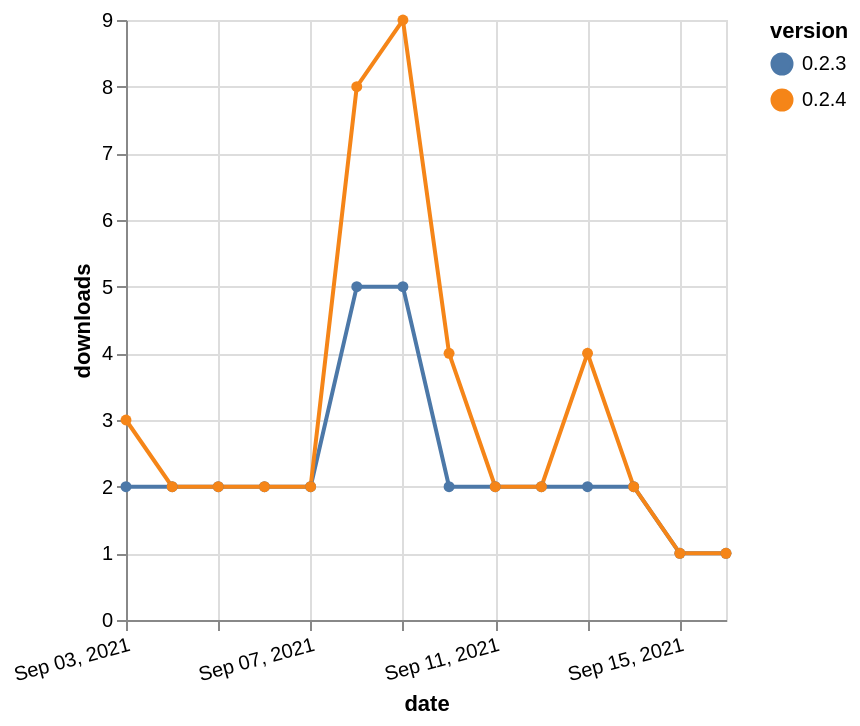

The Vega-Lite source for this figure:
### Vega-Lite specification from a JSON file in a GitHub repository (floating-point values rounded to 4 significant figures)
{"$schema": "https://vega.github.io/schema/vega-lite/v5.json", "description": "A simple bar chart with embedded data.", "data": {"values": [{"date": "2021-09-03", "total": 3288, "delta": 2, "version": "0.2.3"}, {"date": "2021-09-04", "total": 3290, "delta": 2, "version": "0.2.3"}, {"date": "2021-09-05", "total": 3292, "delta": 2, "version": "0.2.3"}, {"date": "2021-09-06", "total": 3294, "delta": 2, "version": "0.2.3"}, {"date": "2021-09-07", "total": 3296, "delta": 2, "version": "0.2.3"}, {"date": "2021-09-08", "total": 3301, "delta": 5, "version": "0.2.3"}, {"date": "2021-09-09", "total": 3306, "delta": 5, "version": "0.2.3"}, {"date": "2021-09-10", "total": 3308, "delta": 2, "version": "0.2.3"}, {"date": "2021-09-11", "total": 3310, "delta": 2, "version": "0.2.3"}, {"date": "2021-09-12", "total": 3312, "delta": 2, "version": "0.2.3"}, {"date": "2021-09-13", "total": 3314, "delta": 2, "version": "0.2.3"}, {"date": "2021-09-14", "total": 3316, "delta": 2, "version": "0.2.3"}, {"date": "2021-09-15", "total": 3317, "delta": 1, "version": "0.2.3"}, {"date": "2021-09-16", "total": 3318, "delta": 1, "version": "0.2.3"}, {"date": "2021-09-03", "total": 5355, "delta": 3, "version": "0.2.4"}, {"date": "2021-09-04", "total": 5357, "delta": 2, "version": "0.2.4"}, {"date": "2021-09-05", "total": 5359, "delta": 2, "version": "0.2.4"}, {"date": "2021-09-06", "total": 5361, "delta": 2, "version": "0.2.4"}, {"date": "2021-09-07", "total": 5363, "delta": 2, "version": "0.2.4"}, {"date": "2021-09-08", "total": 5371, "delta": 8, "version": "0.2.4"}, {"date": "2021-09-09", "total": 5380, "delta": 9, "version": "0.2.4"}, {"date": "2021-09-10", "total": 5384, "delta": 4, "version": "0.2.4"}, {"date": "2021-09-11", "total": 5386, "delta": 2, "version": "0.2.4"}, {"date": "2021-09-12", "total": 5388, "delta": 2, "version": "0.2.4"}, {"date": "2021-09-13", "total": 5392, "delta": 4, "version": "0.2.4"}, {"date": "2021-09-14", "total": 5394, "delta": 2, "version": "0.2.4"}, {"date": "2021-09-15", "total": 5395, "delta": 1, "version": "0.2.4"}, {"date": "2021-09-16", "total": 5396, "delta": 1, "version": "0.2.4"}]}, "width": "container", "mark": {"type": "line", "point": {"filled": true}}, "encoding": {"x": {"field": "date", "type": "temporal", "timeUnit": "yearmonthdate", "title": "date", "axis": {"labelAngle": -15}}, "y": {"field": "delta", "type": "quantitative", "title": "downloads"}, "color": {"field": "version", "type": "nominal"}, "tooltip": {"field": "delta"}}}
